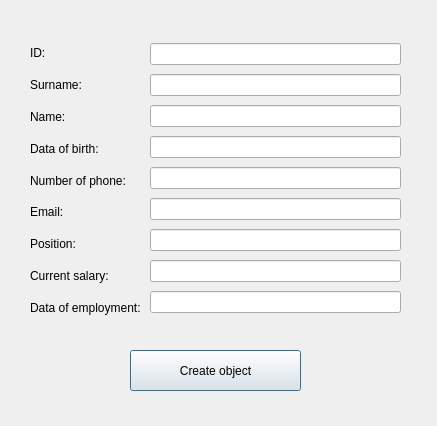
<?xml version="1.0" encoding="UTF-8"?>
<ui version="4.0">
 <class>EmployeeCreate</class>
 <widget class="QDialog" name="EmployeeCreate">
  <property name="geometry">
   <rect>
    <x>0</x>
    <y>0</y>
    <width>437</width>
    <height>426</height>
   </rect>
  </property>
  <property name="windowTitle">
   <string>Dialog</string>
  </property>
  <widget class="QWidget" name="layoutWidget">
   <property name="geometry">
    <rect>
     <x>30</x>
     <y>40</y>
     <width>114</width>
     <height>281</height>
    </rect>
   </property>
   <layout class="QVBoxLayout" name="verticalLayout">
    <item>
     <widget class="QLabel" name="lbId">
      <property name="text">
       <string>ID:</string>
      </property>
     </widget>
    </item>
    <item>
     <widget class="QLabel" name="lbSurname">
      <property name="text">
       <string>Surname:</string>
      </property>
     </widget>
    </item>
    <item>
     <widget class="QLabel" name="lbName">
      <property name="text">
       <string>Name:</string>
      </property>
     </widget>
    </item>
    <item>
     <widget class="QLabel" name="lbBirth">
      <property name="text">
       <string>Data of birth:</string>
      </property>
     </widget>
    </item>
    <item>
     <widget class="QLabel" name="lbPhoneNum">
      <property name="text">
       <string>Number of phone:</string>
      </property>
     </widget>
    </item>
    <item>
     <widget class="QLabel" name="lbEmail">
      <property name="text">
       <string>Email:</string>
      </property>
     </widget>
    </item>
    <item>
     <widget class="QLabel" name="lbPosition">
      <property name="text">
       <string>Position:</string>
      </property>
     </widget>
    </item>
    <item>
     <widget class="QLabel" name="lbSalary">
      <property name="text">
       <string>Current salary:</string>
      </property>
     </widget>
    </item>
    <item>
     <widget class="QLabel" name="lbEmployment">
      <property name="text">
       <string>Data of employment:</string>
      </property>
     </widget>
    </item>
   </layout>
  </widget>
  <widget class="QWidget" name="layoutWidget_2">
   <property name="geometry">
    <rect>
     <x>150</x>
     <y>40</y>
     <width>251</width>
     <height>281</height>
    </rect>
   </property>
   <layout class="QVBoxLayout" name="verticalLayout_2">
    <item>
     <widget class="QLineEdit" name="leId"/>
    </item>
    <item>
     <widget class="QLineEdit" name="leSurname"/>
    </item>
    <item>
     <widget class="QLineEdit" name="leName"/>
    </item>
    <item>
     <widget class="QLineEdit" name="leBirth"/>
    </item>
    <item>
     <widget class="QLineEdit" name="lePhoneNum"/>
    </item>
    <item>
     <widget class="QLineEdit" name="leEmail"/>
    </item>
    <item>
     <widget class="QLineEdit" name="lePosition"/>
    </item>
    <item>
     <widget class="QLineEdit" name="leSalary"/>
    </item>
    <item>
     <widget class="QLineEdit" name="leEmployment"/>
    </item>
   </layout>
  </widget>
  <widget class="QPushButton" name="pbCreate">
   <property name="geometry">
    <rect>
     <x>130</x>
     <y>350</y>
     <width>171</width>
     <height>41</height>
    </rect>
   </property>
   <property name="text">
    <string>Create object</string>
   </property>
  </widget>
 </widget>
 <resources/>
 <connections/>
</ui>
